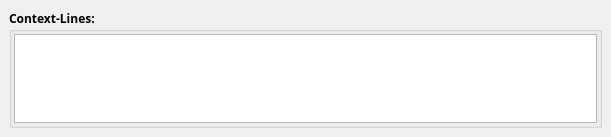
<ui version="4.0" >
 <class>InDocumentContextLines</class>
 <widget class="QWidget" name="InDocumentContextLines" >
  <property name="geometry" >
   <rect>
    <x>0</x>
    <y>0</y>
    <width>611</width>
    <height>137</height>
   </rect>
  </property>
  <property name="windowTitle" >
   <string>Form</string>
  </property>
  <layout class="QGridLayout" >
   <property name="margin" >
    <number>9</number>
   </property>
   <property name="spacing" >
    <number>6</number>
   </property>
   <item row="0" column="0" >
    <widget class="QGroupBox" name="groupBox" >
     <property name="font" >
      <font>
       <family>Sans Serif</family>
       <pointsize>9</pointsize>
       <weight>75</weight>
       <italic>false</italic>
       <bold>true</bold>
       <underline>false</underline>
       <strikeout>false</strikeout>
      </font>
     </property>
     <property name="title" >
      <string>Context-Lines:</string>
     </property>
     <layout class="QGridLayout" >
      <property name="margin" >
       <number>2</number>
      </property>
      <property name="spacing" >
       <number>6</number>
      </property>
      <item row="0" column="0" >
       <widget class="QTextEdit" name="contextLines" />
      </item>
     </layout>
    </widget>
   </item>
  </layout>
 </widget>
 <resources/>
 <connections/>
</ui>
